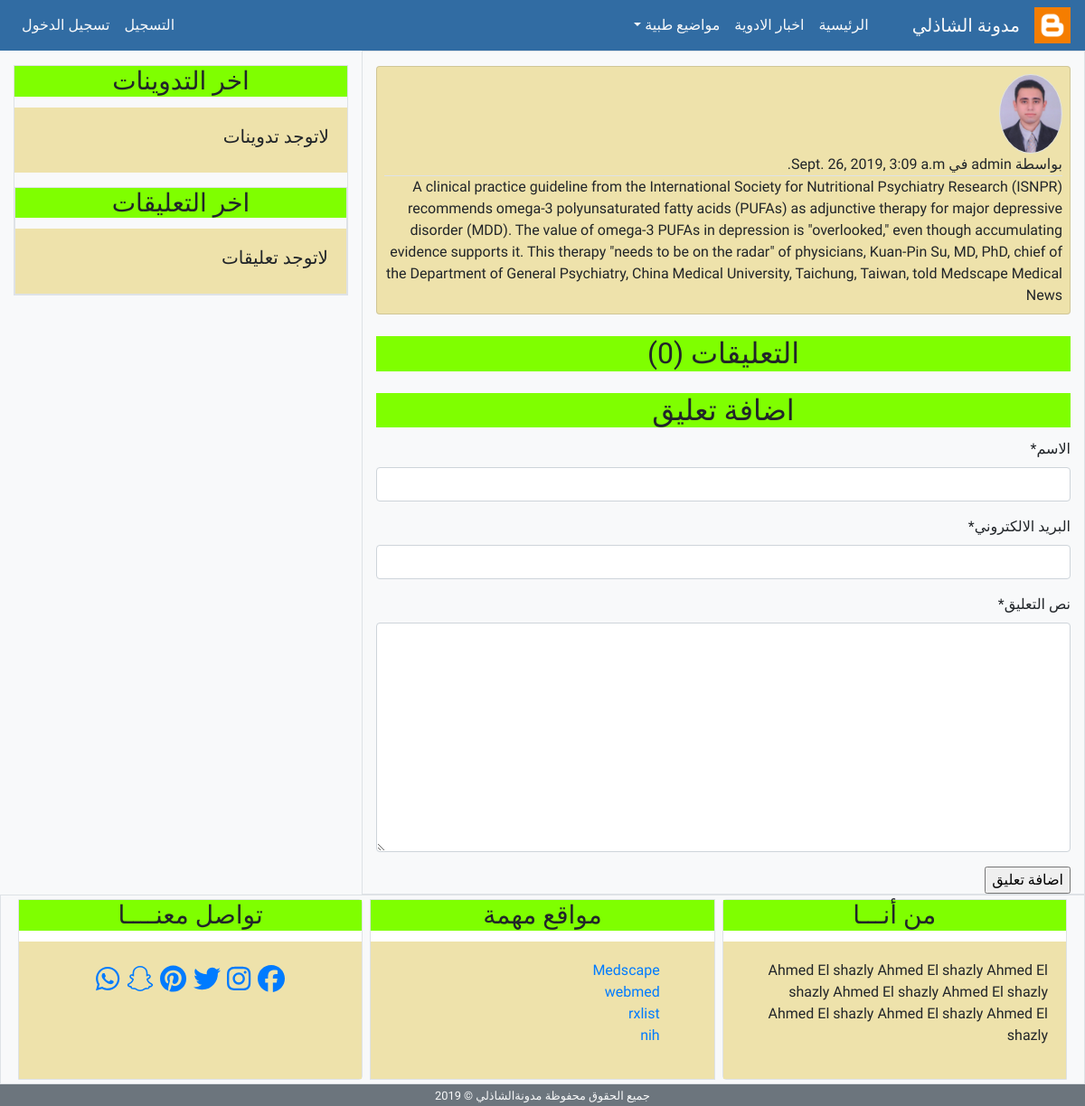
The app's page /post_details/3/, older data.
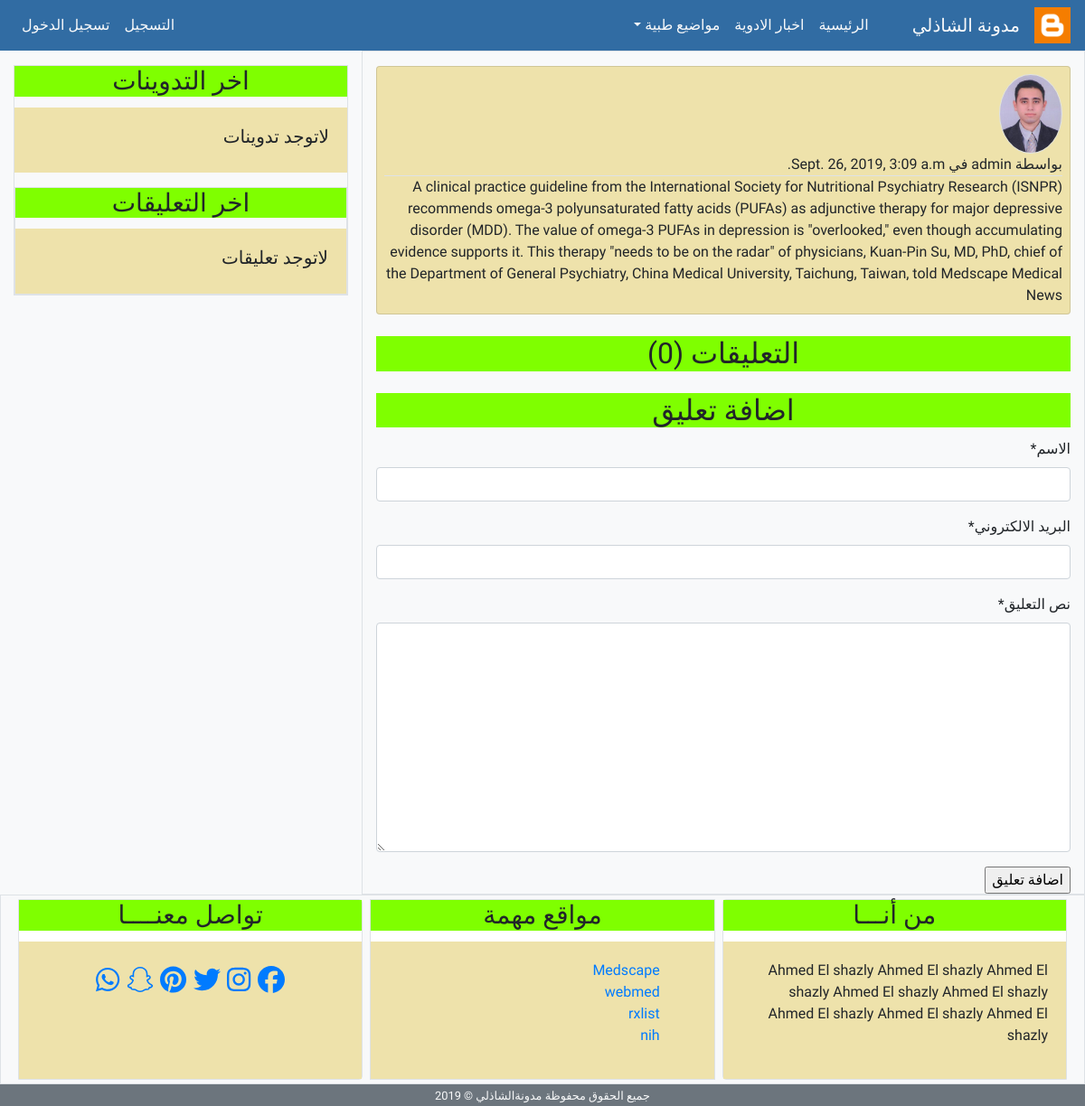
The same page, newer data.
### app/models.py (models this page shows, shortened)
class Post(models.Model):
    post_name = models.CharField(max_length=100)
    post_body = models.TextField(default="",verbose_name='نص التدوينة')
    email = models.EmailField()
    post_date = models.DateTimeField(default=timezone.now)
    post_update = models.DateTimeField(auto_now=True)
    active = models.BooleanField(default=False)
    auther = models.ForeignKey(User, on_delete=models.CASCADE, related_name='me')
    class Meta:
        ordering = ('-post_date',)

class Profile(models.Model):
    image = models.ImageField(default='default.jpg', upload_to='profile_images')
    user = models.OneToOneField(User, on_delete=models.CASCADE)

### app/views.py (the view)
# urls.py: path('post_details/<int:post_id>/', views.post_details, name='post_details'),
def post_details(request, post_id):
    post = get_object_or_404(Post, pk = post_id)
    comments = post.comment.all()
    comment_form = CommentForm()
    if request.method == 'POST':
        comment_form= CommentForm(request.POST)
        if comment_form.is_valid():
            new_comment =comment_form.save(commit=False)
            new_comment.post= post
            new_comment.save()
            comment_form = CommentForm()
    else:
        comment_form = CommentForm()
    context = {
        'title': 'تفاصيل التدوينة',
        'post': post ,
        'comments': comments,
        'comment_form': comment_form,
    }
    return render(request, 'app/post_details.html', context)

### app/forms.py
class CommentForm(forms.ModelForm):
    class Meta:
        model = Comment
        fields = ('name','email','comment_body' )

### app/templates/app/post_details.html (shortened to what this page needs)
{% extends 'app/base.html' %}
{% load static %}
{% load crispy_forms_tags %}
{% block content %}
<div class="card mt-3 p-2 ">
    <img class="img-fluid rounded-circle border" width="70px" src="{{post.auther.profile.image.url}}" alt="صورة الناشر">
    <span class="border-bottom">بواسطة {{post.auther}} في {{post.post_date}}</span>
    <div class="">{{post.post_body}}</div>
</div>
<div class="mt-4">
    <h2 class="card-title text-center">التعليقات ({{comments.count}})</h3>
</div>
<div class="mt-4">
        <h2 class="card-title text-center">اضافة تعليق </h3>
    </div>
    <form action="" method="POST">
        {{comment_form|crispy}}
        <input type="submit" value="اضافة تعليق">
    </form>
{% endblock content %}

### app/templates/app/base.html (shortened to what this page needs)
{% load static %}
<!doctype html>
<html lang="ar">
<head>
    <link rel="stylesheet" href="{% static 'css/bootstrap.min.css' %}">
    <link rel="stylesheet" href="{% static 'css/main.css' %}">
</head>
<body>
    <nav class="navbar navbar-expand-lg navbar-light">
        <img src="{% static 'images/blog_icon.png' %}" alt="" width="40px">
        <a class="navbar-brand text-light" href="{% url 'index' %}">مدونة الشاذلي</a>
        <div class="collapse navbar-collapse" id="navbarSupportedContent">
            <ul class="navbar-nav ">
                <li class="nav-item active">
                    <a class="nav-link text-light" href="{% url 'index' %}">الرئيسية </a>
                </li>
                <li class="nav-item active">
                    <a class="nav-link text-light" href="#">اخبار الادوية</a>
                </li>
                <li class="nav-item dropdown active text-light">
                    <a class="nav-link dropdown-toggle text-light" href="#" id="navbarDropdown" role="button"
                        data-toggle="dropdown" aria-haspopup="true" aria-expanded="false">
                        مواضيع طبية
                    </a>
                </li>
            </ul>
            {% if user.is_authenticated %}
            <ul class="navbar-nav mr-auto">
                <li class="nav-item active">
                    <a class="nav-link text-light" href="{% url 'profile' %}">الملف الشخصي</a>
                </li>
                <li class="nav-item active">
                    <a class="nav-link text-light" href="{% url 'new_post' %}">تدوينة جديدة</a>
                </li>
                <li class="nav-item active">
                    <a class="nav-link text-light" href="{% url 'logout' %}">تسجيل الخروج</a>
                </li>
            </ul>
            {% else %}
            <ul class="navbar-nav mr-auto">
                <li class="nav-item active">
                    <a class="nav-link text-light" href="{% url 'register' %}">التسجيل</a>
                </li>
                <li class="nav-item active">
                    <a class="nav-link text-light" href="{% url 'login' %}">تسجيل الدخول</a>
                </li>
            </ul>
            {% endif %}
        </div>
    </nav>
    <section>
        <div class="container-fluid">
            <div class="row">
                <div class="col-md-8 border bg-light">
                    {% block content %}
                    {% endblock content %}
                </div>
                <div class="col-md-4 bg-light">
                    <div class="mt-3 border">
                        <h3 class="card-title text-center">اخر التدوينات</h3>
                        <div class="card-body">
                            {% include 'app/latest_posts.html' %}
                        </div>
                        <div class="mt-3 border">
                            <h3 class="card-title text-center">اخر التعليقات</h3>
                            <div class="card-body">
                                {% include 'app/latest_comments.html' %}
                            </div>
                        </div>
                    </div>
                </div>
            </div>
        </div>
    </section>
    <footer>
        <div class="container-fluid">
            <div class="row">
                <div class="container-fluid border bg-light">
                    <div class="card-group">
                        <div class="card m-1 border">
                            <h3 class="card-title text-center">من أنـــا</h3>
                            <div class="card-body">
                                Ahmed El shazly Ahmed El shazly Ahmed El shazly Ahmed El shazly
                                Ahmed El shazly Ahmed El shazly Ahmed El shazly Ahmed El shazly
                            </div>
                        </div>
                        <div class="card m-1 border">
                            <h3 class="card-title text-center">مواقع مهمة</h3>
                            <div class="card-body">
                                <ul>
                                    <li><a href="http://www.medscape.com" target="blank">Medscape</a></li>
                                    <li><a href="http://www.webmed.com" target="blank">webmed</a></li>
                                    <li><a href="http://www.rxlist.com" target="blank">rxlist</a></li>
                                    <li><a href="http://www.nih.com" target="blank">nih</a></li>
                                </ul>
                            </div>
                        </div>
                        <div class="card m-1 border">
                            <h3 class="card-title text-center">تواصل معنــــا</h3>
                            <div class="card-body text-center ">
                                <a href="http://www.facebook.com" target="blank"><i class="fab fa-facebook"></i></a>
                                <a href="http://www.instagram.com" target="blank"><i class="fab fa-instagram"></i></a>
                                <a href="http://www.twitter.com" target="blank"><i class="fab fa-twitter"></i></a>
                                <a href="http://www.pinterest.com" target="blank"><i class="fab fa-pinterest"></i></a>
                                <a href="http://www.snapchat.com" target="blank"><i class="fab fa-snapchat"></i></a>
                                <a href="http://www.whatsapp.com" target="blank"><i class="fab fa-whatsapp"></i></a>
                            </div>
                        </div>
                    </div>
                </div>
            </div>
            <div class="row bg-secondary text-center">
                <div class="col-md text-center text-light">
                    <small>
                        جميع الحقوق محفوظة مدونةالشاذلي &copy 2019
                    </small>
                </div>
            </div>
        </div>
    </footer>
</body>
</html>

### app/templates/app/latest_posts.html
{% for post in posts %}
<ul>
    <li><a href="{% url 'post_details' post.pk %}">{{post.post_name}}</a></li>
</ul>
{% empty %}
<h5>لاتوجد تدوينات</h5>
{% endfor %}

### app/templates/app/latest_comments.html
{% for comment in comments %}
<ul>
    <li><a href="{% url 'post_details' post.pk %}">{{comment.comment_body}}</a></li>
</ul>
{% empty %}
<h5>لاتوجد تعليقات</h5>
{% endfor %}

### app/static/css/main.css (style rules this page uses)
html, body { direction: rtl; text-align: right; font-family: 'Tajawal', sans-serif; }
.card.mt-3.p-2 { background-color: rgb(238, 226, 171); }
.navbar.navbar-expand-lg { background-color: rgb(49, 108, 163); color: rgb(238, 158, 175); }
.card-title { background-color: chartreuse; }
.card-body { background-color: rgb(238, 226, 171); }
.card-body.text-center { font-size: 30px; }
ul { list-style-type:none; }

Row changes from the older to the newer data that the page shows:
changed through a linked row, Post: auther.profile.image: a different picture
